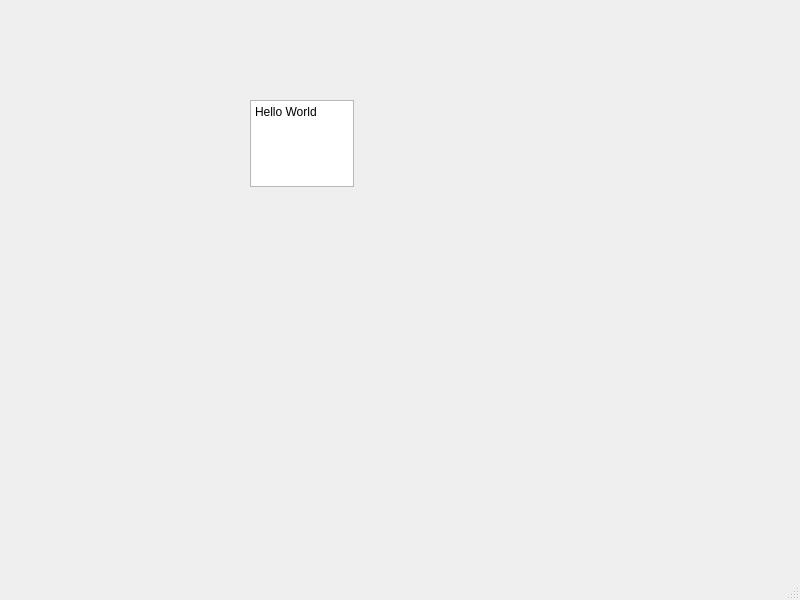
<?xml version="1.0" encoding="UTF-8"?>
<ui version="4.0">
 <class>MainWindow</class>
 <widget class="QMainWindow" name="MainWindow">
  <property name="geometry">
   <rect>
    <x>0</x>
    <y>0</y>
    <width>800</width>
    <height>600</height>
   </rect>
  </property>
  <property name="windowTitle">
   <string>MainWindow</string>
  </property>
  <widget class="QWidget" name="centralwidget">
   <widget class="QPlainTextEdit" name="plainTextEdit">
    <property name="geometry">
     <rect>
      <x>250</x>
      <y>100</y>
      <width>104</width>
      <height>87</height>
     </rect>
    </property>
    <property name="plainText">
     <string>Hello World</string>
    </property>
   </widget>
  </widget>
  <widget class="QMenuBar" name="menubar">
   <property name="geometry">
    <rect>
     <x>0</x>
     <y>0</y>
     <width>800</width>
     <height>26</height>
    </rect>
   </property>
  </widget>
  <widget class="QStatusBar" name="statusbar"/>
 </widget>
 <resources/>
 <connections/>
</ui>
